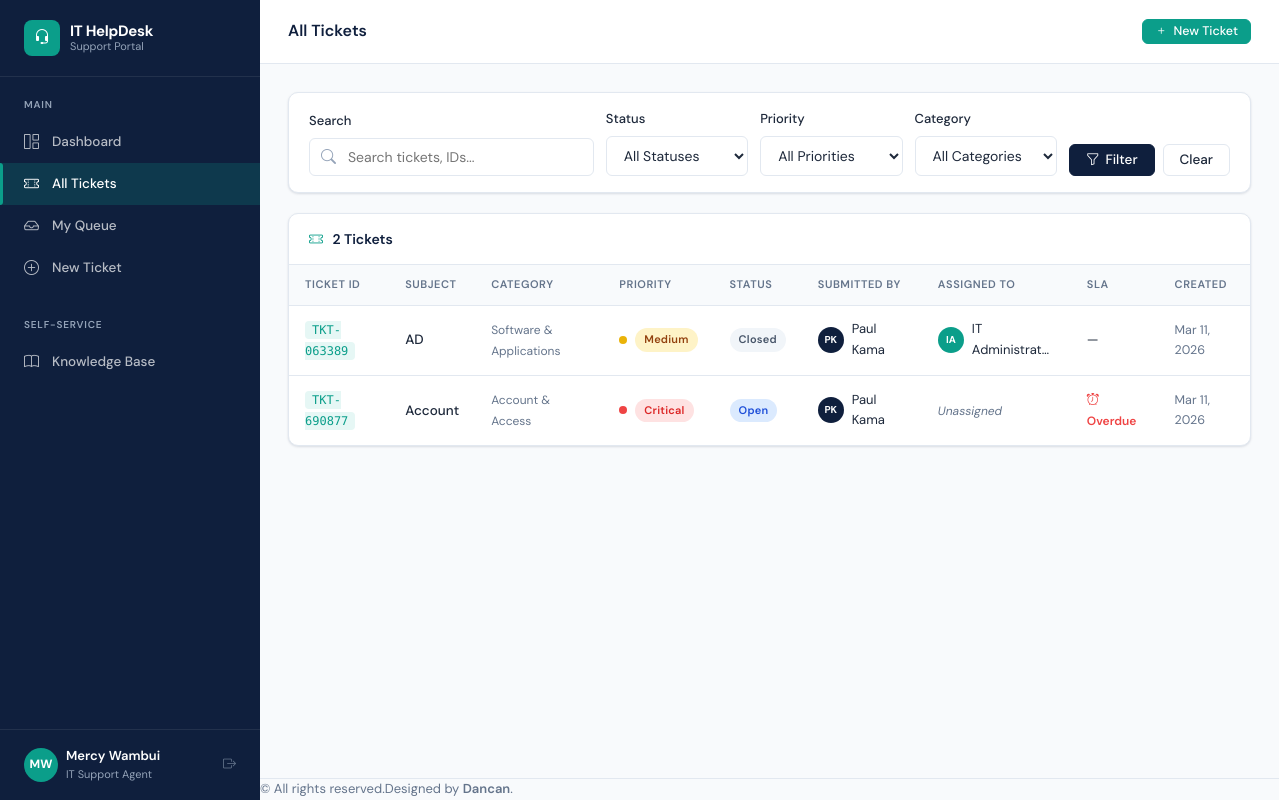
The page /tickets/?page=2& (signed in) on the database as committed earlier.
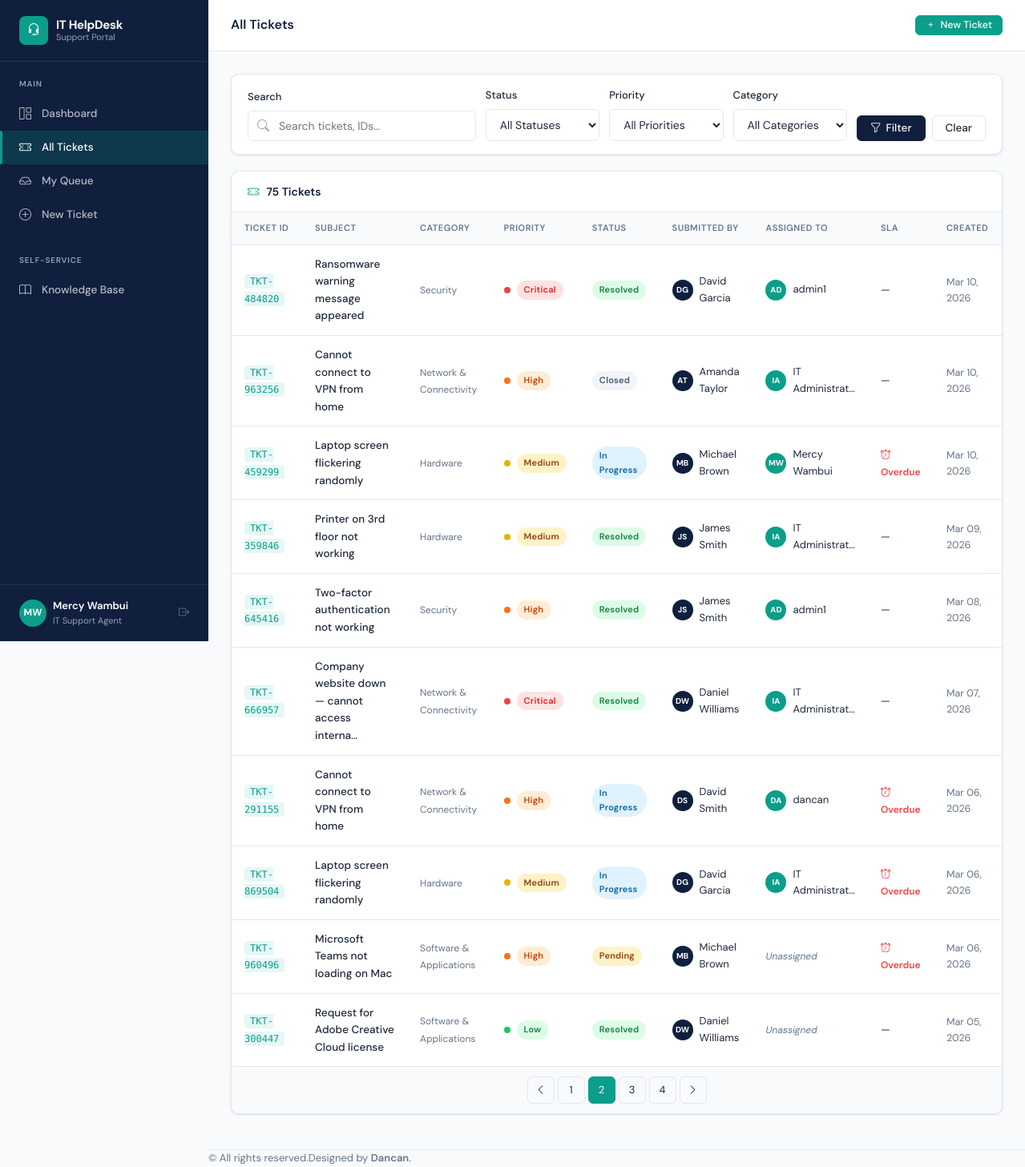
The same page on the database as committed later.
### tickets/models.py (models this page shows, shortened)
class Ticket(models.Model):
    PRIORITY_LOW = 'low'
    PRIORITY_MEDIUM = 'medium'
    PRIORITY_HIGH = 'high'
    PRIORITY_CRITICAL = 'critical'
    PRIORITY_CHOICES = [
        (PRIORITY_LOW, 'Low'),
        (PRIORITY_MEDIUM, 'Medium'),
        (PRIORITY_HIGH, 'High'),
        (PRIORITY_CRITICAL, 'Critical'),
    ]
    STATUS_OPEN = 'open'
    STATUS_IN_PROGRESS = 'in_progress'
    STATUS_PENDING = 'pending'
    STATUS_RESOLVED = 'resolved'
    STATUS_CLOSED = 'closed'
    STATUS_CHOICES = [
        (STATUS_OPEN, 'Open'),
        (STATUS_IN_PROGRESS, 'In Progress'),
        (STATUS_PENDING, 'Pending'),
        (STATUS_RESOLVED, 'Resolved'),
        (STATUS_CLOSED, 'Closed'),
    ]
    SOURCE_WEB = 'web'
    SOURCE_EMAIL = 'email'
    SOURCE_CHAT = 'chat'
    SOURCE_CHOICES = [
        (SOURCE_WEB, 'Web Form'),
        (SOURCE_EMAIL, 'Email'),
        (SOURCE_CHAT, 'Live Chat'),
    ]
    ticket_id = models.CharField(max_length=20, unique=True, editable=False)
    title = models.CharField(max_length=255)
    description = models.TextField()
    category = models.ForeignKey(Category, on_delete=models.SET_NULL, null=True, related_name='tickets')
    priority = models.CharField(max_length=10, choices=PRIORITY_CHOICES, default=PRIORITY_MEDIUM)
    status = models.CharField(max_length=15, choices=STATUS_CHOICES, default=STATUS_OPEN)
    source = models.CharField(max_length=10, choices=SOURCE_CHOICES, default=SOURCE_WEB)
    submitted_by = models.ForeignKey(
        settings.AUTH_USER_MODEL, on_delete=models.CASCADE, related_name='submitted_tickets'
    )
    assigned_to = models.ForeignKey(
        settings.AUTH_USER_MODEL, on_delete=models.SET_NULL,
        null=True, blank=True, related_name='assigned_tickets'
    )
    sla_due_at = models.DateTimeField(null=True, blank=True)
    sla_breached = models.BooleanField(default=False)
    first_response_at = models.DateTimeField(null=True, blank=True)
    csat_score = models.PositiveSmallIntegerField(null=True, blank=True)  # 1-5
    csat_comment = models.TextField(blank=True)
    created_at = models.DateTimeField(auto_now_add=True)
    updated_at = models.DateTimeField(auto_now=True)
    resolved_at = models.DateTimeField(null=True, blank=True)
    closed_at = models.DateTimeField(null=True, blank=True)
    tags = models.ManyToManyField('Tag', blank=True, related_name='tickets')
    def get_absolute_url(self):
        return reverse('tickets:detail', kwargs={'ticket_id': self.ticket_id})
    def is_overdue(self):
        if self.sla_due_at and self.status not in [self.STATUS_RESOLVED, self.STATUS_CLOSED]:
            return timezone.now() > self.sla_due_at
        return False
    class Meta:
        ordering = ['-created_at']

class Category(models.Model):
    HARDWARE = 'hardware'
    NETWORK = 'network'
    SOFTWARE = 'software'
    ACCOUNT = 'account'
    SECURITY = 'security'
    OTHER = 'other'
    TYPE_CHOICES = [
        (HARDWARE, 'Hardware'),
        (NETWORK, 'Network'),
        (SOFTWARE, 'Software'),
        (ACCOUNT, 'Account & Access'),
        (SECURITY, 'Security'),
        (OTHER, 'Other'),
    ]
    name = models.CharField(max_length=100, unique=True)
    slug = models.SlugField(unique=True)
    type = models.CharField(max_length=20, choices=TYPE_CHOICES, default=OTHER)
    description = models.TextField(blank=True)
    icon = models.CharField(max_length=50, default='tag', help_text='Bootstrap icon name')
    color = models.CharField(max_length=20, default='primary')
    auto_assign_to = models.ForeignKey(
        settings.AUTH_USER_MODEL, on_delete=models.SET_NULL,
        null=True, blank=True, related_name='auto_assigned_categories'
    )
    is_active = models.BooleanField(default=True)
    class Meta:
        verbose_name_plural = 'Categories'
        ordering = ['name']

### accounts/models.py (models this page shows, shortened)
class User(AbstractUser):
    ROLE_END_USER = 'end_user'
    ROLE_AGENT = 'agent'
    ROLE_MANAGER = 'manager'
    ROLE_CHOICES = [
        (ROLE_END_USER, 'End User'),
        (ROLE_AGENT, 'IT Support Agent'),
        (ROLE_MANAGER, 'IT Manager / Admin'),
    ]
    role = models.CharField(max_length=20, choices=ROLE_CHOICES, default=ROLE_END_USER)
    department = models.ForeignKey(
        Department, on_delete=models.SET_NULL, null=True, blank=True, related_name='users'
    )
    phone = models.CharField(max_length=20, blank=True)
    avatar = models.ImageField(upload_to='avatars/', blank=True, null=True)
    job_title = models.CharField(max_length=100, blank=True)
    is_active = models.BooleanField(default=True)
    email_notifications = models.BooleanField(default=True)
    created_at = models.DateTimeField(auto_now_add=True)
    @property
    def is_end_user(self):
        return self.role == self.ROLE_END_USER
    @property
    def is_agent(self):
        return self.role in [self.ROLE_AGENT, self.ROLE_MANAGER]
    @property
    def is_manager(self):
        return self.role == self.ROLE_MANAGER
    def get_initials(self):
        if self.first_name and self.last_name:
            return f"{self.first_name[0]}{self.last_name[0]}".upper()
        return self.username[:2].upper()

### tickets/views.py (the view)
# urls.py: path('', views.ticket_list, name='list'),  # All tickets (agents) / My tickets (end-users)
@login_required
def ticket_list(request):
    if request.user.is_agent:
        qs = Ticket.objects.all().order_by('-created_at')
    else:
        qs = Ticket.objects.filter(submitted_by=request.user).order_by('-created_at')
    filter_form = TicketFilterForm(request.GET or None)
    if filter_form.is_valid():
        search = filter_form.cleaned_data.get('search')
        status = filter_form.cleaned_data.get('status')
        priority = filter_form.cleaned_data.get('priority')
        category = filter_form.cleaned_data.get('category')
        if search:
            qs = qs.filter(
                Q(title__icontains=search) |
                Q(description__icontains=search) |
                Q(ticket_id__icontains=search)
            )
        if status:
            qs = qs.filter(status=status)
        if priority:
            qs = qs.filter(priority=priority)
        if category:
            qs = qs.filter(category=category)
    paginator = Paginator(qs, 10)
    page_number = request.GET.get('page')
    page_obj = paginator.get_page(page_number)
    return render(request, 'tickets/list.html', {
        'tickets': page_obj,
        'filter_form': filter_form,
        'total_count': qs.count(),
    })

### tickets/forms.py
class TicketFilterForm(forms.Form):
    STATUS_CHOICES = [('', 'All Statuses')] + list(Ticket.STATUS_CHOICES)
    PRIORITY_CHOICES = [('', 'All Priorities')] + list(Ticket.PRIORITY_CHOICES)
    search = forms.CharField(required=False, widget=forms.TextInput(attrs={
        'class': 'form-control',
        'placeholder': 'Search tickets...'
    }))
    status = forms.ChoiceField(
        choices=STATUS_CHOICES, required=False,
        widget=forms.Select(attrs={'class': 'form-select'})
    )
    priority = forms.ChoiceField(
        choices=PRIORITY_CHOICES, required=False,
        widget=forms.Select(attrs={'class': 'form-select'})
    )
    category = forms.ModelChoiceField(
        queryset=Category.objects.filter(is_active=True),
        required=False,
        empty_label='All Categories',
        widget=forms.Select(attrs={'class': 'form-select'})
    )
    assigned_to = forms.CharField(required=False, widget=forms.HiddenInput())

### templates/tickets/list.html (shortened to what the changed rows need)
{% extends "base/base.html" %}
{% block page_title %}
  {% if user.is_end_user %}My Tickets{% else %}All Tickets{% endif %}
{% endblock %}
{% block content %}
<div class="card">
  <div class="card-header">
    <h5>
      <i class="bi bi-ticket-perforated" style="color:var(--teal);margin-right:6px;"></i>
      {{ total_count }} Ticket{{ total_count|pluralize }}
    </h5>
  </div>
  <div class="table-wrapper" style="border:none;border-radius:0 0 var(--radius) var(--radius);">
    <table class="data-table">
      <thead>
        <tr>
          <th>Ticket ID</th>
          <th>Subject</th>
          <th>Category</th>
          <th>Priority</th>
          <th>Status</th>
          {% if not user.is_end_user %}<th>Submitted By</th>{% endif %}
          <th>Assigned To</th>
          <th>SLA</th>
          <th>Created</th>
        </tr>
      </thead>
      <tbody>
        {% for t in tickets %}
        <tr>
          <td>
            <a href="{{ t.get_absolute_url }}" class="ticket-id">{{ t.ticket_id }}</a>
          </td>
          <td>
            <a href="{{ t.get_absolute_url }}" style="color:var(--text);font-weight:500;">
              {{ t.title|truncatechars:45 }}
            </a>
          </td>
          <td>
            {% if t.category %}
            <span style="font-size:12px;color:var(--text-muted);">{{ t.category.name }}</span>
            {% else %}—{% endif %}
          </td>
          <td>
            <span class="d-flex align-items-center gap-2">
              <span class="priority-dot dot-{{ t.priority }}"></span>
              <span class="badge badge-{{ t.priority }}">{{ t.get_priority_display }}</span>
            </span>
          </td>
          <td><span class="badge badge-{{ t.status }}">{{ t.get_status_display }}</span></td>
          {% if not user.is_end_user %}
          <td>
            <span class="d-flex align-items-center gap-2">
              <span class="avatar avatar-sm">{{ t.submitted_by.get_initials }}</span>
              <span style="font-size:13px;">{{ t.submitted_by.get_full_name|default:t.submitted_by.username|truncatechars:18 }}</span>
            </span>
          </td>
          {% endif %}
          <td>
            {% if t.assigned_to %}
            <span class="d-flex align-items-center gap-2">
              <span class="avatar avatar-sm avatar-teal">{{ t.assigned_to.get_initials }}</span>
              <span style="font-size:13px;">{{ t.assigned_to.get_full_name|default:t.assigned_to.username|truncatechars:15 }}</span>
            </span>
            {% else %}
            <span style="font-size:12px;color:var(--text-muted);font-style:italic;">Unassigned</span>
            {% endif %}
          </td>
          <td>
            {% if t.sla_due_at and t.status not in 'resolved,closed' %}
              {% if t.is_overdue %}
              <span class="sla-overdue" style="font-size:12px;"><i class="bi bi-alarm"></i> Overdue</span>
              {% else %}
              <span data-sla-due="{{ t.sla_due_at|date:'c' }}" style="font-size:12px;"></span>
              {% endif %}
            {% else %}—{% endif %}
          </td>
          <td class="text-muted" style="font-size:12.5px;">{{ t.created_at|date:"M d, Y" }}</td>
        </tr>
        {% endfor %}
      </tbody>
    </table>
  </div>
  {% if tickets.has_other_pages %}
  <div class="card-footer" style="display:flex;justify-content:center;">
    <ul class="pagination">
      {% if tickets.has_previous %}
      <li><a href="?page={{ tickets.previous_page_number }}&{{ request.GET.urlencode }}"><i class="bi bi-chevron-left"></i></a></li>
      {% endif %}
      {% for num in tickets.paginator.page_range %}
        {% if tickets.number == num %}
        <li><span class="current">{{ num }}</span></li>
        {% elif num > tickets.number|add:'-3' and num < tickets.number|add:'3' %}
        <li><a href="?page={{ num }}&{{ request.GET.urlencode }}">{{ num }}</a></li>
        {% endif %}
      {% endfor %}
      {% if tickets.has_next %}
      <li><a href="?page={{ tickets.next_page_number }}&{{ request.GET.urlencode }}"><i class="bi bi-chevron-right"></i></a></li>
      {% endif %}
    </ul>
  </div>
  {% endif %}
</div>
{% endblock %}

Rows that differ between the two databases and show on the page:
no longer on this page (row edited): Ticket: ticket_id "TKT-063389", title "AD", category.name "Software & Applications", priority "Medium", status "Closed", submitted_by.get_initials "PK", submitted_by.get_full_name "Paul Kama", assigned_to.get_initials "IA", assigned_to.get_full_name "IT Administrat…", created_at "Mar 11, 2026"
no longer on this page (row edited): Ticket: ticket_id "TKT-690877", title "Account", category.name "Account & Access", priority "Critical", status "Open", submitted_by.get_initials "PK", submitted_by.get_full_name "Paul Kama", shows "Unassigned", shows "Overdue", created_at "Mar 11, 2026"
added Ticket: ticket_id "TKT-484820", title "Ransomware warning message appeared", category.name "Security", priority "Critical", status "Resolved", submitted_by.get_initials "DG", submitted_by.get_full_name "David Garcia", assigned_to.get_initials "AD", assigned_to.get_full_name "admin1", created_at "Mar 10, 2026"
added Ticket: ticket_id "TKT-963256", title "Cannot connect to VPN from home", category.name "Network & Connectivity", priority "High", status "Closed", submitted_by.get_initials "AT", submitted_by.get_full_name "Amanda Taylor", assigned_to.get_initials "IA", assigned_to.get_full_name "IT Administrat…", created_at "Mar 10, 2026"
added Ticket: ticket_id "TKT-459299", title "Laptop screen flickering randomly", category.name "Hardware", priority "Medium", status "In Progress", submitted_by.get_initials "MB", submitted_by.get_full_name "Michael Brown", assigned_to.get_initials "MW", assigned_to.get_full_name "Mercy Wambui", shows "Overdue", created_at "Mar 10, 2026"
added Ticket: ticket_id "TKT-359846", title "Printer on 3rd floor not working", category.name "Hardware", priority "Medium", status "Resolved", submitted_by.get_initials "JS", submitted_by.get_full_name "James Smith", assigned_to.get_initials "IA", assigned_to.get_full_name "IT Administrat…", created_at "Mar 09, 2026"
added Ticket: ticket_id "TKT-645416", title "Two-factor authentication not working", category.name "Security", priority "High", status "Resolved", submitted_by.get_initials "JS", submitted_by.get_full_name "James Smith", assigned_to.get_initials "AD", assigned_to.get_full_name "admin1", created_at "Mar 08, 2026"
added Ticket: ticket_id "TKT-666957", title "Company website down — cannot access interna…", category.name "Network & Connectivity", priority "Critical", status "Resolved", submitted_by.get_initials "DW", submitted_by.get_full_name "Daniel Williams", assigned_to.get_initials "IA", assigned_to.get_full_name "IT Administrat…", created_at "Mar 07, 2026"
added Ticket: ticket_id "TKT-291155", title "Cannot connect to VPN from home", category.name "Network & Connectivity", priority "High", status "In Progress", submitted_by.get_initials "DS", submitted_by.get_full_name "David Smith", assigned_to.get_initials "DA", assigned_to.get_full_name "dancan", shows "Overdue", created_at "Mar 06, 2026"
added Ticket: ticket_id "TKT-869504", title "Laptop screen flickering randomly", category.name "Hardware", priority "Medium", status "In Progress", submitted_by.get_initials "DG", submitted_by.get_full_name "David Garcia", assigned_to.get_initials "IA", assigned_to.get_full_name "IT Administrat…", shows "Overdue", created_at "Mar 06, 2026"
added Ticket: ticket_id "TKT-960496", title "Microsoft Teams not loading on Mac", category.name "Software & Applications", priority "High", status "Pending", submitted_by.get_initials "MB", submitted_by.get_full_name "Michael Brown", shows "Unassigned", shows "Overdue", created_at "Mar 06, 2026"
added Ticket: ticket_id "TKT-300447", title "Request for Adobe Creative Cloud license", category.name "Software & Applications", priority "Low", status "Resolved", submitted_by.get_initials "DW", submitted_by.get_full_name "Daniel Williams", shows "Unassigned", created_at "Mar 05, 2026"
Other text that changed with them:
{{ total_count }}: "2" → "75"
new list line: "1"
new list line: "2"
new list line: "3"
new list line: "4"
